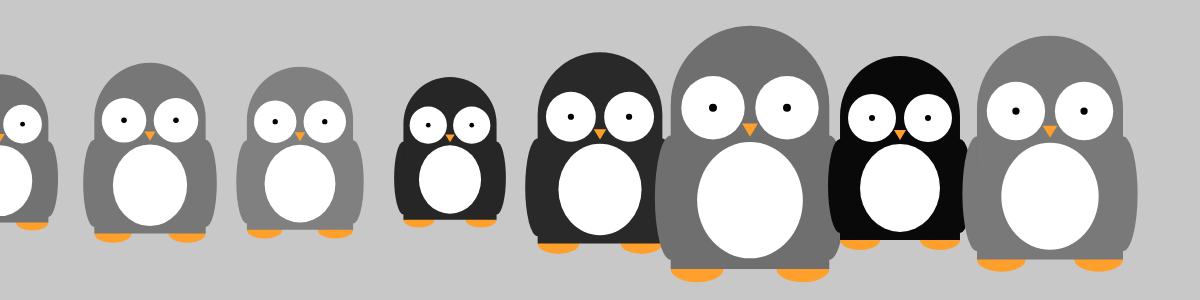
Frame 1 (no input)
Frame 60 (no input): identical to frame 1, image omitted
Frame 120 (the mouse pressed at the canvas centre since frame 60): identical to frame 1, image omitted

The p5.js sketch that drew this single still picture (run headless with seeded random() and noise() and a simulated clock; from frame 60 on, the mouse is pressed at the canvas centre):

// p5.js sketch
// ── sketch.js
function setup() {
	createCanvas(1200,300);
	background(200);
	rectMode(CENTER);
	for(let i=0; i<width; i+=150){
		let penguinC = int(random(0,160));
		let penguinS = random(0.25,0.6);
		Penguin(i,150,penguinC,penguinS); //x间隔150个像素位置绘制企鹅，并设置其颜色和尺寸
	}
}
function draw() {
}
function Penguin(x,y,c,s){
	push();
		translate(x,y);
		scale(s);
		//两条腿
		noStroke();
		fill(255,160,45);
		ellipse(-100,225,100,50);
		ellipse(100,225,100,50);
		//身子
		fill(c);
		ellipse(-150,90,60,235);
		ellipse(150,90,60,235);
		rect(0,100,300,250);
		stroke(c);  
		strokeWeight(300); 
		line(0, -85, 0, 30);
		//眼睛和肚皮
		fill(255);
		noStroke();
		ellipse(-70,-80,120,120);
		ellipse(70,-80,120,120);
		ellipse(0,95,200,220);
		//眼球
		fill(0);
		ellipse(-70,-80,15,15);
		ellipse(70,-80,15,15);
		//嘴巴
		noStroke();
		fill(255,160,45);
		triangle(-15,-50,15,-50,0,-25);
	pop();
}
